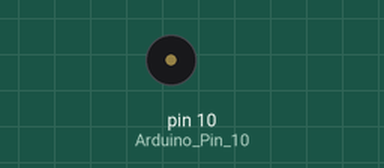
The sketch below on a simulated Arduino Uno, built with avr-gcc and run on an emulated ATmega328P. Shown: buzzer (waves = sounding).

Above: at 0.6 s.
At 6.65 s:
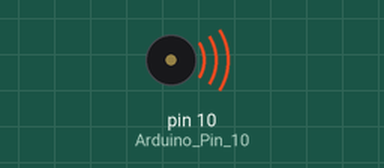
Timing chart, 0 to 7.2 s (numbered marks = the images above):
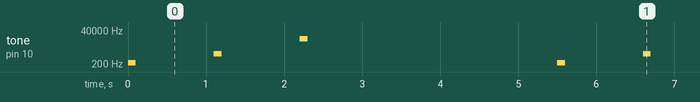

Measured:
- by itself, tone on pin 10 (Arduino_Pin_10): repeats every 5.5 s: silent 1.0 s, 1000 Hz 0.10 s, silent 1.0 s, 10000 Hz 0.10 s, silent 3.2 s, 250 Hz 0.10 s

The sketch:

Quadrature.ino
```cpp
// This code demonstrates how to generate two output signals
// with variable phase shift between them using an AVR Timer

// The output shows up on Arduino pin 9 and 10 (these are connected to the Timer1 A and B outputs respectively)

// More AVR Timer Tricks at http://josh.com

void setup() {

  pinMode( 9 , OUTPUT );    // Arduino Pin  9 = OCR1A
  pinMode( 10 , OUTPUT );   // Arduino Pin 10 = OCR1B

}


// prescaler of 1 will get us 4MHz - 488Hz
// User a higher prescaler for lower frequencies

#define PRESCALER 1
#define PRESCALER_BITS 0x01

// Output phase shifted waveforms on Arduino Pins 9 & 10
// half_period = 1/2 the period of both waveform in clock ticks (16Mhz clock default) note that the larger this number the lower the freq annd the more phase shift resolution you get
// shift = number of ticks delay between leading waveform and trailing. Must be < half_period
// invert_b- should we initially invert B? 1=A leads B, 0=B leads A
// To be completely out of phase, set shift=0 and invert_b=1

void startWaveforms( uint16_t half_period , uint16_t shift , byte invert_b ) {

  TCCR1B = 0;     // Turn off counter if it is on. Makes sure nothing happens while we are getting things set up.
                  // Leaves us in Normal mode, where we can do a Force Compare Match.

  // First we need to get the phases of the two outputs set up correctly

  // Set regs so when we force a compare it will match. This is the only way to set the state of the outputs on this chip.
  OCR1A = 0;
  OCR1B = 0;
  TCNT1 = 0;


  if (invert_b) {
    TCCR1A = _BV( COM1A1 ) | _BV( COM1B1 ) | _BV( COM1B0 );     // Output A=0 and B=1 on compare match (which we will force presently)
  } else {
    TCCR1A = _BV( COM1A1 ) | _BV( COM1B1 );                     // Output A=0 and B=0 on compare match (which we will force presently)
  }

  // Force a compare.
  // If polarity=0, then make A=1, B=1
  // If polarity=1, then make A=1, B=0
  TCCR1C = _BV( FOC1A ) | _BV( FOC1B );

  // Now that polarity is established, we can set things ready to run

  // Both outputs into toggle mode. The output will toggle each time there is a compare match.
  // Since they both toggle once per period, they will stay in whatever polarity they start in.
  TCCR1A = _BV( COM1A0 ) |_BV( COM1B0 );

  OCR1A=0;
  OCR1B=shift;

  // Set the counter to roll over on the first step. This will force a match when it rolls to 0.
  TCNT1 = 0xffff;

  // In CTC Waveform Generation Mode
  // TCNT counts up to ICR1 then resets back to 0

  ICR1 = half_period-1;      // We subtract 1 becuase when we get to ICR1 then on the next tick we go back to 0, so will make `period` ticks per cycle total.

  // Turn on timer now
  // Mode=CTC, clock=clkio/1 (no prescaling)
  // Note: you could use a prescaller here for lower frequencies

  TCCR1B = _BV( WGM13) | _BV( WGM12) | _BV( CS10 );

}

// Stop output, make both outputs low.

void stopWaveforms() {

  TCCR1A = _BV( COM1A1 ) | _BV( COM1B1 ) ;                    // Output A=0 and B=0 on next compare match

}

// Min frequency is 16mhz / 65536 ticks per timer cyclke /2 timer cycles per waveform cycle  ~= 122 hz

// freq_hz is frequency in hertz from 122 to 4,000,000
// shift_deg is phase shift between output A and output B in degrees (values outside -180 to +180 are normalized)

// Note that at frequencies above 44KHz you will loose precision on phase shift. At 4Mhz, everything is rounded to just 0 or +/-90 degrees.
// Note that all timing happens in 1/16Mhz increments, so frequencies that do not land on integer multipules of that will be aproximiate.
// Use startWaveforms() directly for more precise control.

void startQuadrature( unsigned long freq_hz , int shift_deg  ) {

  // This assumes prescaler = 1. For lower freqnecies, use a larger prescaler.

  unsigned long clocks_per_toggle = (F_CPU / freq_hz) / 2;    // /2 becuase it takes 2 toggles to make a full wave

  // Normalize into 0-360 degrees

  while ( shift_deg < 0 ) {
    shift_deg += 360;
  }

  while ( shift_deg >= 360 ) {
     shift_deg -= 360;
  }

  // Normalize a shift of more than 180 degress

  byte invert = 0 ;

  if (shift_deg >= 180 ) {

    invert = 1 ;   // Invert direction
    shift_deg -= 180;

  }

  unsigned long offset_clocks;

  offset_clocks = (clocks_per_toggle * shift_deg) / 180UL; // Do multiplication first to save precision

  startWaveforms( clocks_per_toggle , offset_clocks , invert );

}

void stopQuadrature() {
  stopWaveforms();
}


// Demo showing a good range of cases
// (like unit testing... but for hardware!)

void loop() {

  // 250Hz, B about 5us behind behind A
  startQuadrature( 250 , 1);
  delay(100);
  stopQuadrature();
  delay(1000);

  // 1KHz, A and B exactly in phase
  startQuadrature( 1000 , 0 );
  delay(100);
  stopQuadrature();
  delay(1000);

  // 10KHz, A and B exactly out of phase
  startQuadrature( 10000 , 180 );     //(-180 same result)
  delay(100);
  stopQuadrature();
  delay(1000);

  // 100KHz, A leads B by 90 degrees
  startQuadrature( 100000 , 90 );
  delay(100);
  stopQuadrature();
  delay(1000);

  // 1MHz, B leads A by 90 degrees
  startQuadrature( 1000000 , -90 );
  delay(100);
  stopQuadrature();
  delay(1000);

}
```
